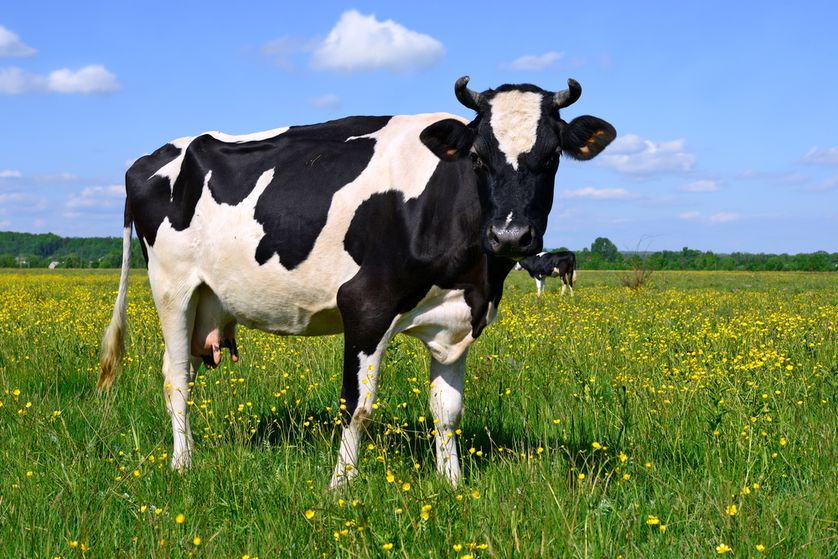
#> input picture 004/cow.jpg, 838 x 559 px
$ python copy_paste_region.py
#> lines starting #> are read from the running program, lines starting #| are printed output that depends on the picture; after the words box and inside, x2 and y2 are one past the last pixel; in counts of white or black regions, pixels touching at a corner belong together
import cv2
import numpy as np
import pprint

image = cv2.imread('cow.jpg', cv2.IMREAD_COLOR)
#> image is the input picture: shape (559, 838, 3); mean B, G, R 116, 135.7, 113.2

watch_face = image[200:250,107:194]
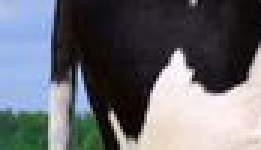
#> watch_face: shape (50, 87, 3) (shown 3 times larger); mean B, G, R 112, 106.3, 103.9
image[0:50,0:87] = watch_face
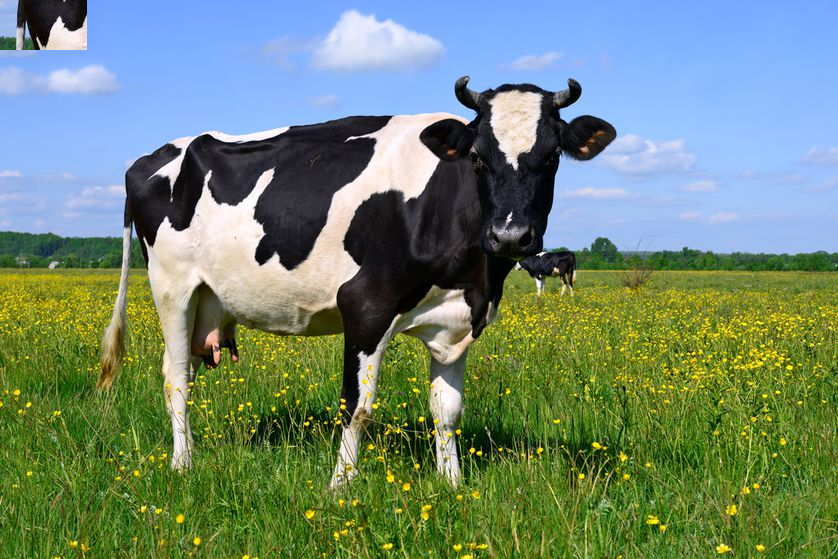
#> image: shape (559, 838, 3); 0.93% of pixels changed, all inside (x1, y1, x2, y2) = (0, 0, 87, 50)

cv2.imshow('image',image)
cv2.waitKey(0)
cv2.destroyAllWindows()
